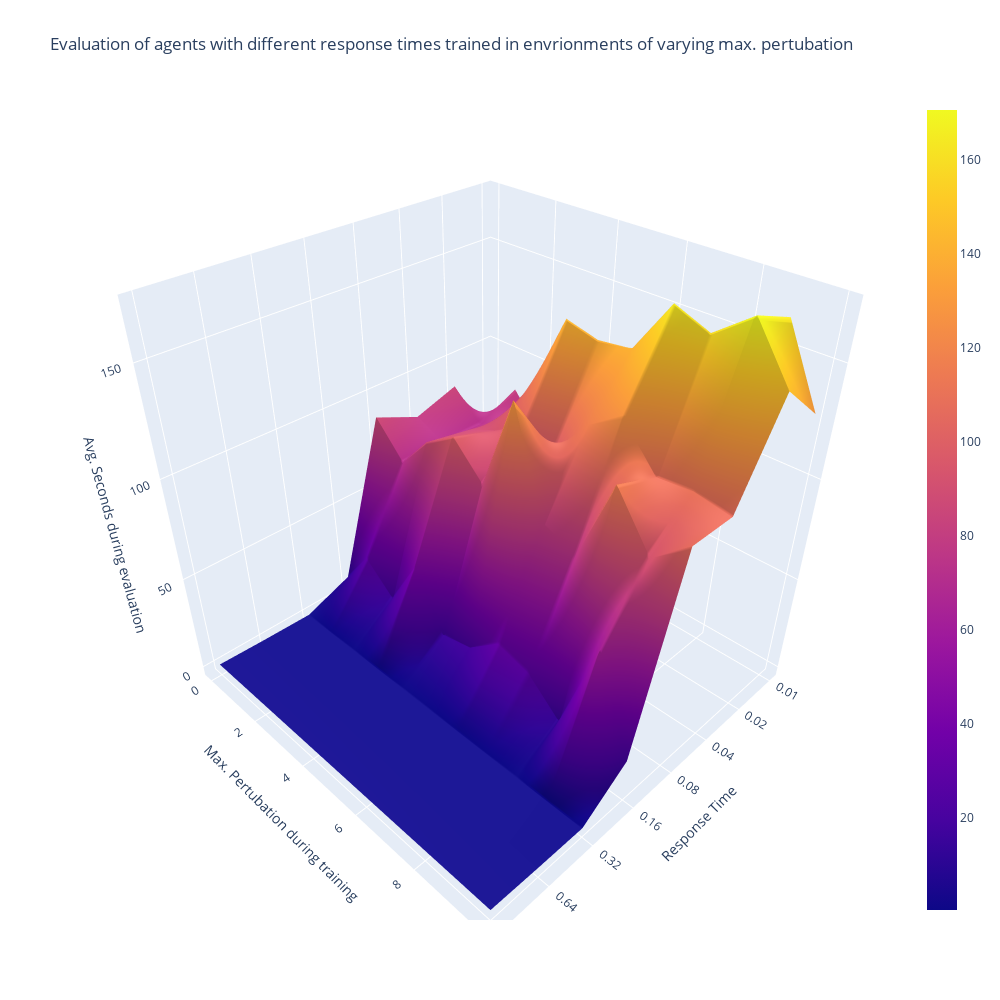

The cell this chart's notebook holds for it:
### Code cell
fig = go.Figure(data=[go.Surface(z=rewards, y=df['g_force'].unique(), x=df['response_rate'].unique())])

fig.update_layout(title='Evaluation of agents with different response times trained in envrionments of varying max. pertubation',
                  width=1000, height=1000)
fig.update_layout(
    scene = dict(
        xaxis = dict( type='log', title='Response Time', tickvals=df['response_rate'].unique()),
        yaxis = dict( title='Max. Pertubation during training'),
        zaxis = dict( title='Avg. Seconds during evaluation')))

### Figure 1 — Plotly figure (JSON) as saved in the notebook; plotly's stock layout.template omitted (floating-point values rounded to 4 significant figures)
{"data": [{"type": "surface", "x": [0.01, 0.02, 0.04, 0.08, 0.16, 0.32, 0.64, 1.28], "y": [0, 1, 2, 3, 4, 5, 6, 7, 8, 9, 10], "z": [[35.09, 85.36, 78.34, 87.94, 9.408, 0.32, 0.64, 1.28], [80.85, 71.46, 71.86, 71.79, 30.46, 0.32, 0.64, 1.28], [62.9, 80.54, 85.41, 89.6, 16.77, 0.32, 0.64, 1.28], [118.1, 107.2, 92.21, 99.47, 44.06, 0.32, 0.64, 1.28], [86.96, 142.2, 101.9, 83.47, 16.19, 0.32, 0.64, 1.28], [91.24, 138.5, 96.62, 130.1, 19.74, 0.32, 0.64, 1.28], [135.2, 140.5, 116.9, 81.25, 33.31, 0.32, 0.64, 1.28], [141.4, 164.6, 127.0, 73.68, 28.54, 0.32, 0.64, 1.28], [138.4, 158.4, 108.0, 116.0, 13.73, 0.32, 0.64, 1.28], [162.3, 170.7, 109.6, 92.74, 63.23, 0.32, 0.64, 1.28], [129.0, 147.8, 106.8, 106.8, 17.5, 0.32, 0.64, 1.28]]}], "layout": {"height": 1000, "scene": {"xaxis": {"tickvals": [0.01, 0.02, 0.04, 0.08, 0.16, 0.32, 0.64, 1.28], "title": {"text": "Response Time"}, "type": "log"}, "yaxis": {"title": {"text": "Max. Pertubation during training"}}, "zaxis": {"title": {"text": "Avg. Seconds during evaluation"}}}, "title": {"text": "Evaluation of agents with different response times trained in envrionments of varying max. pertubation"}, "width": 1000}}
